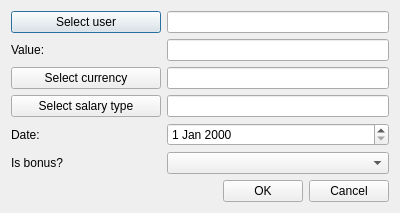
<?xml version="1.0" encoding="UTF-8"?>
<ui version="4.0">
 <class>CreateSalary</class>
 <widget class="QDialog" name="CreateSalary">
  <property name="geometry">
   <rect>
    <x>0</x>
    <y>0</y>
    <width>400</width>
    <height>212</height>
   </rect>
  </property>
  <property name="windowTitle">
   <string>Create/Update payment</string>
  </property>
  <property name="locale">
   <locale language="English" country="UnitedStates"/>
  </property>
  <property name="modal">
   <bool>false</bool>
  </property>
  <layout class="QGridLayout" name="gridLayout">
   <property name="leftMargin">
    <number>11</number>
   </property>
   <property name="topMargin">
    <number>11</number>
   </property>
   <property name="rightMargin">
    <number>11</number>
   </property>
   <property name="bottomMargin">
    <number>11</number>
   </property>
   <item row="9" column="2">
    <widget class="QLineEdit" name="salaryTypeEdit">
     <property name="readOnly">
      <bool>true</bool>
     </property>
    </widget>
   </item>
   <item row="12" column="2">
    <widget class="QDateEdit" name="dateEdit"/>
   </item>
   <item row="12" column="1">
    <widget class="QLabel" name="dateLb">
     <property name="text">
      <string>Date:</string>
     </property>
    </widget>
   </item>
   <item row="5" column="2">
    <widget class="QLineEdit" name="valueEdit">
     <property name="toolTip">
      <string>&lt;html&gt;&lt;head/&gt;&lt;body&gt;&lt;p&gt;For example: 1000 (depends on currency, in that case 1000 USD)&lt;/p&gt;&lt;/body&gt;&lt;/html&gt;</string>
     </property>
    </widget>
   </item>
   <item row="1" column="1">
    <widget class="QPushButton" name="userBtn">
     <property name="minimumSize">
      <size>
       <width>150</width>
       <height>0</height>
      </size>
     </property>
     <property name="text">
      <string>Select user</string>
     </property>
    </widget>
   </item>
   <item row="9" column="1">
    <widget class="QPushButton" name="slrTypeBtn">
     <property name="text">
      <string>Select salary type</string>
     </property>
    </widget>
   </item>
   <item row="1" column="2">
    <widget class="QLineEdit" name="userEdit">
     <property name="toolTip">
      <string>Must not be empty</string>
     </property>
     <property name="readOnly">
      <bool>true</bool>
     </property>
    </widget>
   </item>
   <item row="14" column="1" colspan="2">
    <layout class="QHBoxLayout" name="horizontalLayout">
     <item>
      <spacer name="horizontalSpacer">
       <property name="orientation">
        <enum>Qt::Horizontal</enum>
       </property>
       <property name="sizeHint" stdset="0">
        <size>
         <width>40</width>
         <height>20</height>
        </size>
       </property>
      </spacer>
     </item>
     <item>
      <widget class="QPushButton" name="okBtn">
       <property name="text">
        <string>OK</string>
       </property>
      </widget>
     </item>
     <item>
      <widget class="QPushButton" name="cancelBtn">
       <property name="text">
        <string>Cancel</string>
       </property>
      </widget>
     </item>
    </layout>
   </item>
   <item row="8" column="1">
    <widget class="QPushButton" name="currencyBtn">
     <property name="text">
      <string>Select currency</string>
     </property>
    </widget>
   </item>
   <item row="5" column="1">
    <widget class="QLabel" name="valueLb">
     <property name="text">
      <string>Value:</string>
     </property>
    </widget>
   </item>
   <item row="8" column="2">
    <widget class="QLineEdit" name="currencyEdit">
     <property name="readOnly">
      <bool>true</bool>
     </property>
    </widget>
   </item>
   <item row="13" column="1">
    <widget class="QLabel" name="isBonusLb">
     <property name="text">
      <string>Is bonus?</string>
     </property>
    </widget>
   </item>
   <item row="13" column="2">
    <widget class="QComboBox" name="bonusCmb"/>
   </item>
  </layout>
 </widget>
 <tabstops>
  <tabstop>userBtn</tabstop>
  <tabstop>userEdit</tabstop>
  <tabstop>valueEdit</tabstop>
  <tabstop>currencyBtn</tabstop>
  <tabstop>currencyEdit</tabstop>
  <tabstop>slrTypeBtn</tabstop>
  <tabstop>salaryTypeEdit</tabstop>
  <tabstop>dateEdit</tabstop>
  <tabstop>bonusCmb</tabstop>
  <tabstop>okBtn</tabstop>
  <tabstop>cancelBtn</tabstop>
 </tabstops>
 <resources/>
 <connections/>
</ui>
